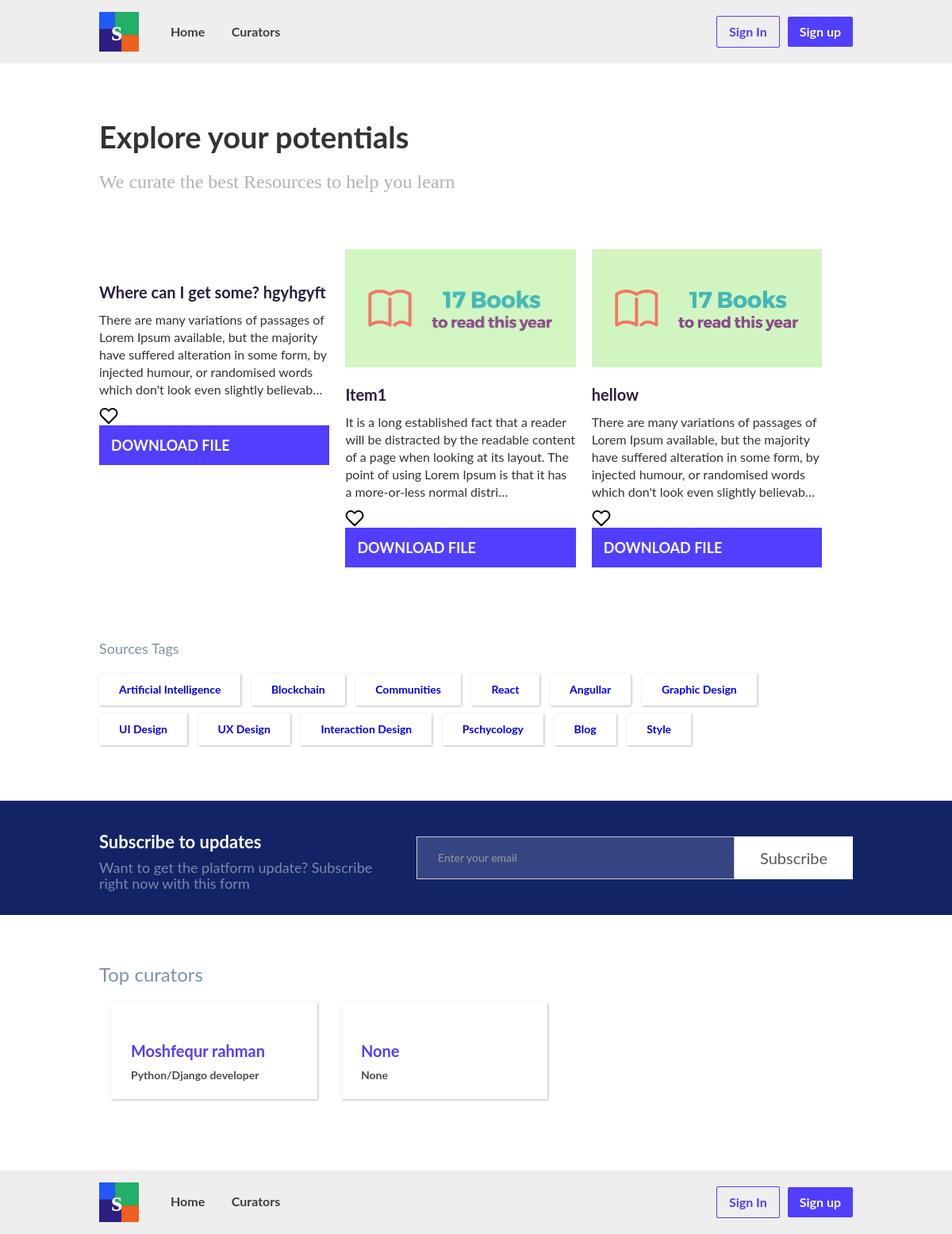
The page / on the database its author committed.
### skillbook_app/models.py (models this page shows, shortened)
class Post(models.Model):
    category = models.ForeignKey(PostCategory, on_delete=models.CASCADE, related_name='posts')
    title = models.CharField(max_length=100)
    content = models.TextField()
    image = models.ImageField(upload_to='post_pics')
    file = models.FileField(upload_to='post_files')
    source_link = models.URLField(max_length=200)
    date_posted = models.DateTimeField(auto_now_add=True, auto_now=False)
    author = models.ForeignKey(Profile, on_delete=models.CASCADE, related_name='posts')
    liked = models.ManyToManyField(Profile, related_name='liked_posts', blank=True)

class PostCategory(models.Model):
    name = models.CharField(max_length=100)

### users/models.py (models this page shows, shortened)
class Profile(models.Model):
    user = models.OneToOneField(settings.AUTH_USER_MODEL, on_delete=models.CASCADE, related_name='profile')
    name = models.CharField(max_length=100, null=True, blank=True)
    email = models.EmailField(max_length=100, null=True, blank=True)
    designation = models.CharField(max_length=500, null=True, blank=True)
    bio = models.CharField(max_length=500, null=True, blank=True)
    source_bio = models.CharField(max_length=500, null=True, blank=True)
    image = models.ImageField(upload_to='profile_pics', blank=True)

### skillbook/views.py (the view)
# urls.py: 2. Add a URL to urlpatterns:  path('', Home.as_view(), name='home')
class Home(ListView):
    model = Post
    context_object_name = 'post_list'
    template_name = 'home.html'
    def get_context_data(self, **kwargs):
        context = super().get_context_data(**kwargs)
        context['category_list'] = PostCategory.objects.all()
        context['curators_list'] = Profile.objects.all()
        return context

### templates/home.html (shortened to what this page needs)
{% extends 'base.html' %}
{% block content %}
{% load static %}
{% get_media_prefix as MEDIA_URL %}
  <div class="wrap">
    <div class="div-block">
      <h1 class="title">Explore your potentials</h1>
      <h3 class="sub-head">We curate the best Resources to help you learn<a href="https://spreadshare.co/stream/133"><br></a></h3>
    </div>
    <div class="collection">
      {% for post in post_list %}
          <div class="collection-item">
            <a href="{{ post.source_link }}" target="_blank">
                <img src="{{ MEDIA_URL }}{{ post.image }}" sizes="(max-width: 479px) 29vw, (max-width: 991px) 30vw, 290.390625px" alt="" class="post_img">
            </a>
            <h2 class="post_title">{{ post.title }}<br></h2>
            <p class="post_desc">
                {{ post.content|truncatechars:200 }}
            </p>
            {% if request.user.profile in post.liked.all %}
                <a href="{% url 'posts:remove_from_like' post.pk %}">
                  <img src="{% static 'images/heart.png' %}" alt="" class="like_icon">
                </a>
            {% else %}
                <a href="{% url 'posts:add_to_like' post.pk %}">
                  <img src="{% static 'images/heart.svg' %}" alt="" class="like_icon">
                </a>
            {% endif %}
            <a class="submit-button-2 w-button" href="{{ post.file.url }}">Download File</a>
          </div>
      {% endfor %}
    </div>
    {% include 'sources_tags.html' %}
  </div>
  {% include 'subscribe.html' %}
  {% include 'curators.html' %}
{% endblock %}

### templates/base.html (shortened to what this page needs)
{% load static %}
<!DOCTYPE html>
<html data-wf-page="5d6cfc49b15033aac5073b45" data-wf-site="5d6cfc49b150334787073b44">
<head>
  <link href="{% static 'css/normalize.css' %}" rel="stylesheet" type="text/css">
  <link href="{% static 'css/webflow.css' %}" rel="stylesheet" type="text/css">
  <link href="{% static 'css/skilbook.webflow.css' %}" rel="stylesheet" type="text/css">
</head>
<body class="body">
  <nav class="navigation">
    <div class="wrap">
      <div class="nav">
        <div class="nav-left">
            <a href="{% url 'home' %}" aria-current="page" class="home_logo w-inline-block w--current">
                <img src="{% static 'images/logo-1.svg' %}" alt="" class="image">
            </a>
          <div class="nav-links">
              <a href="{% url 'home' %}" class="link">Home</a>
              <a href="{% url 'users:curators' %}" class="link">Curators</a>
          </div>
        </div>
        {% if request.user.is_authenticated %}
            <div class="nav-right">
                <a href="{% url 'posts:post_create' %}" class="sign_in w-button">Add a new post</a>
              <div data-w-id="b0ad840d-3d76-01c1-bfbc-59d62871a568" class="profile">
                  {% if request.user.profile.image %}
                    <img src="{{ request.user.profile.image.url }}" alt="" class="profile_avator">
                  {% else %}
                    <img src="{% static 'images/Unknown.png' %}" alt="" class="profile_avator">
                  {% endif %}
                  <img src="{% static 'images/chevron-down.svg' %}" alt="" class="profile_arrow">
                <div class="profile_click_content">
                    <a href="{% url 'users:profile' request.user.profile.pk %}" aria-current="page" class="link_white w--current">Profile</a>
                    <a href="{% url 'posts:post_create' %}" class="link_white">New Post</a>
                    <a href="{% url 'users:edit-profile' request.user.profile.pk %}" class="link_white">Edit Profile</a>
                    <a href="{% url 'users:liked_post' %}" class="link_white">Liked Posts</a>
                    <a href="{% url 'users:logout' %}" class="logged_out">Log Out</a></div>
              </div>
            </div>
        {% else %}
            <div class="nav-right">
                <a href="{% url 'users:signin' %}" class="sign_in w-button">Sign In</a>
                <a href="{% url 'users:signup' %}" class="button w-button">Sign up</a>
            </div>
        {% endif %}
      </div>
    </div>
  </nav>
  {% block content %}
  {% endblock %}
  <nav class="navigation">
    <div class="wrap">
      <div class="nav">
        <div class="nav-left">
            <a href="#" class="home_logo w-inline-block">
                <img src="{% static 'images/logo-1.svg' %}" alt="" class="image">
            </a>
          <div class="nav-links">
              <a href="{% url 'home' %}" class="link">Home</a>
              <a href="{% url 'users:curators' %}" class="link">Curators</a>
          </div>
        </div>
        {% if not request.user.is_authenticated %}
            <div class="nav-right">
                <a href="{% url 'users:signin' %}" class="sign_in w-button">Sign In</a>
                <a href="{% url 'users:signup' %}" class="button w-button">Sign up</a>
            </div>
        {% endif %}
      </div>
    </div>
  </nav>
</body>
</html>

### templates/sources_tags.html
<div class="tags-row">
  <h4 class="tag-title">Sources Tags<a href="https://spreadshare.co/tag/16944"><br></a></h4>
  <div class="tags-block">
    {% for category in category_list %}
    <a href="{% url 'posts:post_category' category.pk %}" class="tag_link_block w-inline-block">
      <div class="tag_text">{{ category.name }}</div>
    </a>
    {% endfor %}
  </div>
</div>

### templates/subscribe.html (shortened to what this page needs)
  <div class="section">
    <div class="wrap">
      <div class="newsletter">
        <div class="newsletter_left">
          <h4 class="heading">Subscribe to updates<br></h4>
          <p class="paragraph">Want to get the platform update? Subscribe right now with this form<br></p>
        </div>
        <div class="newsletter-form">
          <div class="form-block w-form">
            <form id="email-form" name="email-form" data-name="Email Form" class="form">
                <input type="email" class="newsletter-form-input w-input" maxlength="256" name="email" data-name="Email" placeholder="Enter your email" id="email" required="">
                <input type="submit" value="Subscribe" data-wait="Please wait..." class="submit-button w-button">
            </form>
          </div>
        </div>
      </div>
    </div>
  </div>

### templates/curators.html (shortened to what this page needs)
{% load static %}
  <div class="wrap">
    <div class="tags-row">
      <h3 class="tag-title">Top curators</h3>
      <div class="tags-block curators">
          {% for curator in curators_list %}
              <a href="{% url 'users:profile' curator.pk %}" class="curator_link_blog w-inline-block">
                  <h1 class="curator-name">{{ curator.name }}</h1>
                  <p class="curator-bio">{{ curator.bio }}<br></p>
              </a>
          {% endfor %}
      </div>
    </div>
  </div>

### static/css/webflow.css (style rules this page uses)
* { -webkit-box-sizing: border-box; -moz-box-sizing: border-box; box-sizing: border-box; }
html { height: 100%; }
body { margin: 0; min-height: 100%; background-color: #fff; font-family: Arial, sans-serif; font-size: 14px; line-height: 20px; color: #333; }
img { max-width: 100%; vertical-align: middle; display: inline-block; }
.w-inline-block { max-width: 100%; display: inline-block; }
.w-button { display: inline-block; padding: 9px 15px; background-color: #3898EC; color: white; border: 0; line-height: inherit; text-decoration: none; cursor: pointer; border-radius: 0; }
input.w-button { -webkit-appearance: button; }
h1, h2, h3, h4, h5, h6 { font-weight: bold; margin-bottom: 10px; }
h1 { font-size: 38px; line-height: 44px; margin-top: 20px; }
h2 { font-size: 32px; line-height: 36px; margin-top: 20px; }
h3 { font-size: 24px; line-height: 30px; margin-top: 20px; }
h4 { font-size: 18px; line-height: 24px; margin-top: 10px; }
p { margin-top: 0; margin-bottom: 10px; }
.w-form { margin: 0 0 15px; }
.w-input, .w-select { display: block; width: 100%; height: 38px; padding: 8px 12px; margin-bottom: 10px; font-size: 14px; line-height: 1.428571429; color: #333333; vertical-align: middle; background-color: #ffffff; border: 1px solid #cccccc; }

### rows shown on the page
Post: title "Where can I get some? hgyhgyft", content "There are many variations of passages of Lorem Ipsum available, but the majority have suffered alteration in some form, by injected humour, or randomised words which don't look even slightly believab…"
Post: image (picture), title "Item1", content "It is a long established fact that a reader will be distracted by the readable content of a page when looking at its layout. The point of using Lorem Ipsum is that it has a more-or-less normal distri…"
Post: image (picture), title "hellow", content "There are many variations of passages of Lorem Ipsum available, but the majority have suffered alteration in some form, by injected humour, or randomised words which don't look even slightly believab…"
PostCategory: name "Artificial Intelligence"
PostCategory: name "Blockchain"
PostCategory: name "Communities"
PostCategory: name "React"
PostCategory: name "Angullar"
PostCategory: name "Graphic Design"
PostCategory: name "UI Design"
PostCategory: name "UX Design"
PostCategory: name "Interaction Design"
PostCategory: name "Pschycology"
PostCategory: name "Blog"
PostCategory: name "Style"
Profile: name "Moshfequr rahman", bio "Python/Django developer"
Profile: name "None", bio "None"
